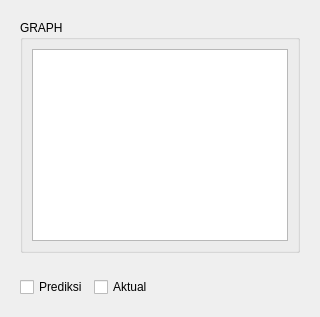
                     <widget class="QWidget" name="Resume_graph_ARIMA">
                      <attribute name="title">
                       <string>ARIMA</string>
                      </attribute>
                      <layout class="QVBoxLayout" name="verticalLayout_32">
                       <item>
                        <widget class="QWidget" name="widget_4" native="true">
                         <property name="sizePolicy">
                          <sizepolicy hsizetype="Expanding" vsizetype="Expanding">
                           <horstretch>0</horstretch>
                           <verstretch>0</verstretch>
                          </sizepolicy>
                         </property>
                         <layout class="QHBoxLayout" name="horizontalLayout_27">
                          <item>
                           <widget class="QGroupBox" name="groupBox_31">
                            <property name="title">
                             <string>GRAPH</string>
                            </property>
                            <layout class="QGridLayout" name="gridLayout_25">
                             <item row="0" column="0" rowspan="2">
                              <widget class="QGraphicsView" name="graphicsView_ARIMA"/>
                             </item>
                            </layout>
                           </widget>
                          </item>
                         </layout>
                        </widget>
                       </item>
                       <item>
                        <widget class="QWidget" name="widget_6" native="true">
                         <property name="sizePolicy">
                          <sizepolicy hsizetype="Fixed" vsizetype="Fixed">
                           <horstretch>0</horstretch>
                           <verstretch>0</verstretch>
                          </sizepolicy>
                         </property>
                         <layout class="QHBoxLayout" name="horizontalLayout_26">
                          <item>
                           <widget class="QCheckBox" name="checkBox_arima_graph_Prediksi">
                            <property name="text">
                             <string>Prediksi</string>
                            </property>
                           </widget>
                          </item>
                          <item>
                           <widget class="QCheckBox" name="checkBox_arima_graph_Aktual">
                            <property name="text">
                             <string>Aktual</string>
                            </property>
                           </widget>
                          </item>
                         </layout>
                        </widget>
                       </item>
                      </layout>
                     </widget>
